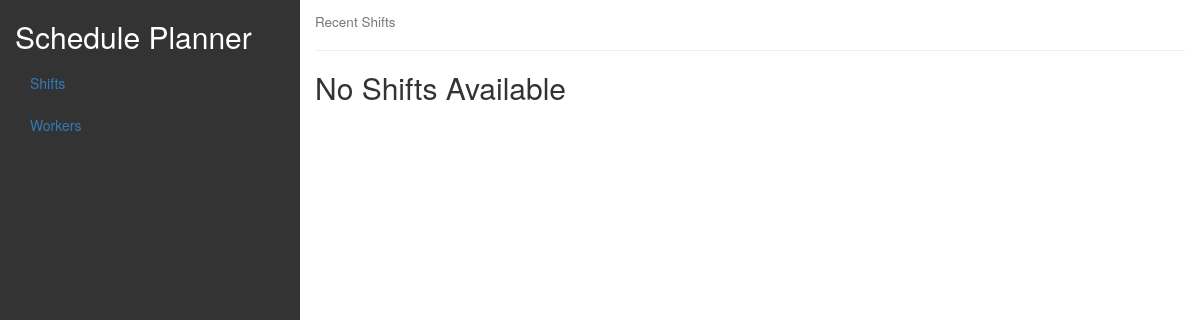
Before: / with the older database file.
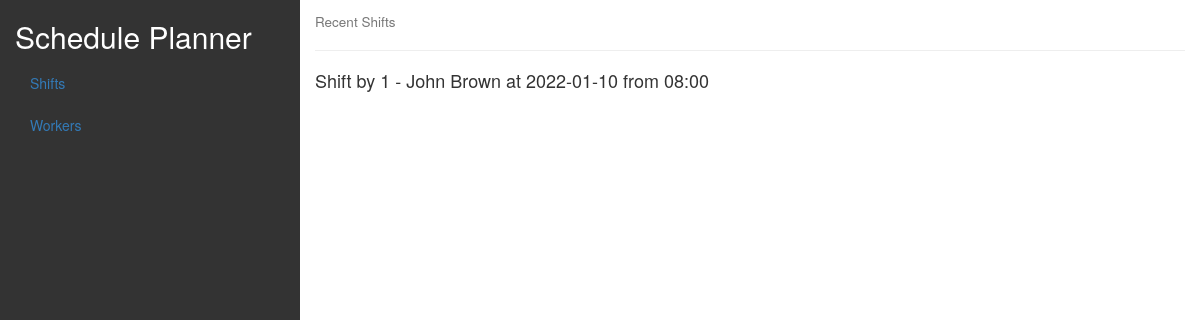
After: the same page with the newer database file.
### apimanager/models.py (models this page shows, shortened)
class Shift(models.Model):
    class ShiftTimes(models.TextChoices):
        FIRST = "00:00"
        SECOND = "08:00"
        THIRD = "16:00"
    worker = models.ForeignKey(Worker, on_delete=models.CASCADE)
    shift_date = models.DateField("Shift Date")
    shift_start = models.CharField(max_length=5, choices=ShiftTimes.choices)
    shift_end = models.CharField(
        max_length=5, choices=ShiftTimes.choices, blank=True, null=True
    )
    def __str__(self):
        return f"Shift by {self.worker.id} - {self.worker.name} at {self.shift_date} from {self.shift_start}"

class Worker(models.Model):
    name = models.CharField(max_length=100)

### apimanager/views.py (the view)
# urls.py: path("", dashboard, name="dashboard"),
def dashboard(request):
    shifts = Shift.objects.order_by('-shift_date')
    context = {
        "page_name": "Recent Shifts",
        "items": list(shifts),
        "not_available_message": "No Shifts Available"
    }
    return render(request, 'apimanager/index.html', context)

### apimanager/templates/apimanager/index.html (shortened to what this page needs)
<!DOCTYPE html>
<html lang="en">
<head>
  <link rel="stylesheet" href="https://maxcdn.bootstrapcdn.com/bootstrap/3.4.1/css/bootstrap.min.css">
</head>
<body>
<div class="container-fluid">
  <div class="row content">
    <div class="col-sm-3 sidenav">
      <h2 style="color: white">Schedule Planner</h2>
      <ul class="nav nav-pills nav-stacked">
        <li><a href="/">Shifts</a></li>
        <li><a href="/workers">Workers</a></li>
      </ul><br>
    </div>
    <div class="col-sm-9">
      <h4><small>{{ page_name }}</small></h4>
      <hr>
      {% if items %}
        {% for item in items %}
          <h4>{{ item }}</h4>
          <br>
        {% endfor %}
      {% else %}
        <h2>{{ not_available_message }}</h2>
      {% endif %}
    </div>
  </div>
</div>
</body>
</html>

### apimanager/templates/apimanager/index.html (style rules this page uses)
.row.content { height: 1500px }
body { background-color: ##e6e6e6; }
.sidenav { background-color: #333; height: 100%; }

Changed rows visible on the page:
added Shift: worker+shift_date+shift_start "Shift by 1 - John Brown at 2022-01-10 from 08:00"
Other visible differences:
{{ not_available_message }}: "No Shifts Available" → (not shown)
